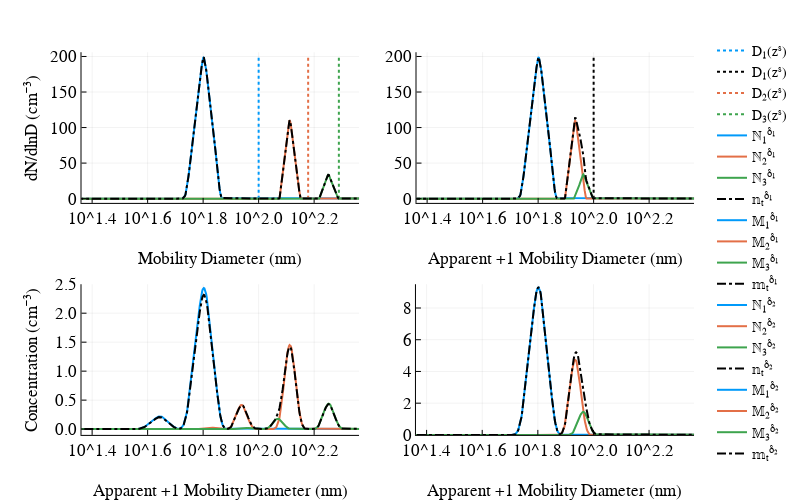

Notebook code cell kept with this figure:
### Markdown cell above
## Block 6. Visualize Results
This example is for 100 nm mobility selected particles and the ef selected above.

### Code cell
# Setup the special case
Dm = 100                 # Dry size 100 nm
zˢ = dtoz(Λ₁, Dm*1e-9);  # Compute corresponding electrical mobility
n = 3                    # Charges 1..3

figure("Nimbus Sans L", 2, 5.5, 3.5, 8)
p = Plots.get_color_palette(:auto, default(:bgcolor), 100) # Get a list of colors from the theme palette

# Panel 1: m\Mobility diameter
𝕩 = map(k -> Nkz(zˢ,k,Λ₁,δ₁), 1:3)
𝕪 = Nz(zˢ,Λ₁,δ₁)
p1 = plot([ztod(Λ₁,1,zˢ), ztod(Λ₁,1,zˢ)], [0,200], color = p[1], ls = :dot, label = "D₁(zˢ)", lw = 2)
p1 = plot!([ztod(Λ₁,2,zˢ), ztod(Λ₁,2,zˢ)], [0,200], color = p[2], ls = :dot, label = "D₂(zˢ)", lw = 2)
p1 = plot!([ztod(Λ₁,3,zˢ), ztod(Λ₁,3,zˢ)], [0,200], color = p[3], ls = :dot, label = "D₃(zˢ)", lw = 2)
p1 = plot!(𝕩[1].Dp, 𝕩[1].S, label = "ℕ₁<sup>δ₁</sup>", xaxis = :log10, xlim = (50,500), color = p[1])
p1 = plot!(𝕩[2].Dp, 𝕩[2].S, label = "ℕ₂<sup>δ₁</sup>", color = p[2])
p1 = plot!(𝕩[3].Dp, 𝕩[3].S, label = "ℕ₃<sup>δ₁</sup>", color = p[3])
p1 = plot!(𝕪.Dp, 𝕪.S, color = :black, label = "𝕟ₜ<sup>δ₁</sup>", ls = :dashdot, lw = 1.25, 
    ylabel = "dN/dlnD (cm⁻³)", left_margin = 20px, xlabel = "Mobility Diameter (nm)")

# Panel 2: Apparent +1 Mobility diameter
𝕩 = map(k -> Nkm(zˢ,k,Λ₁,δ₁), 1:3)
𝕪 = Nm(zˢ,Λ₁,δ₁)
p2 = plot([ztod(Λ₁,1,zˢ), ztod(Λ₁,1,zˢ)], [0,200], color = :black, ls = :dot, label = "D₁(zˢ)", lw = 2)
p2 = plot!(𝕩[1].Dp, 𝕩[1].S, xlim = (120, 220), label = "𝕄₁<sup>δ₁</sup>", color = p[1])
p2 = plot!(𝕩[2].Dp, 𝕩[2].S, label = "𝕄₂<sup>δ₁</sup>", color = p[2])
p2 = plot!(𝕩[3].Dp, 𝕩[3].S, label = "𝕄₃<sup>δ₁</sup>", color = p[3])
p2 = plot!(𝕪.Dp, 𝕪.S, color = :black, lw = 1.25, ls = :dashdot,
     label = "𝕞ₜ<sup>δ₁</sup>", xlabel = "Apparent +1 Mobility Diameter (nm)")

# Panel 3: Passage through DMA
𝕩 = map(k -> δ₂.𝐀*Nkz(zˢ,k,Λ₁,δ₁), 1:3)
𝕪 = δ₂.𝐀*Nz(zˢ,Λ₁,δ₁)
p3 = plot(𝕩[1].Dp, 𝕩[1].N, label = "ℕ₁<sup>δ₂</sup>")
p3 = plot!(𝕩[2].Dp, 𝕩[2].N, label = "ℕ₂<sup>δ₂</sup>")
p3 = plot!(𝕩[3].Dp, 𝕩[3].N, label = "ℕ₃<sup>δ₂</sup>")
p3 = plot!(𝕪.Dp, 𝕪.N, xaxis = :log10,  ylim = (-0.1,2.5), xlim = (50,500), color = :black, ls = :dashdot,
            left_margin = 34px, lw = 1.25, label = "𝕟ₜ<sup>δ₂</sup>",
            ylabel = "Concentration (cm⁻³)", xlabel = "Apparent +1 Mobility Diameter (nm)")

# Panel 4: Passage through DMA
𝕩 = map(k -> δ₂.𝐎*Nkm(zˢ,k,Λ₁,δ₁), 1:3)
𝕪 = δ₂.𝐎*Nm(zˢ,Λ₁,δ₁)
p4 = plot(𝕩[1].Dp, 𝕩[1].N, label = "𝕄₁<sup>δ₂</sup>")
p4 = plot!(𝕩[2].Dp, 𝕩[2].N, label = "𝕄₂<sup>δ₂</sup>")
p4 = plot!(𝕩[3].Dp, 𝕩[3].N, label = "𝕄₃<sup>δ₂</sup>")
p4 = plot!(𝕪.Dp, 𝕪.N, xlim = (120,220), xlabel = "Apparent +1 Mobility Diameter (nm)", lw = 1.25, 
    ls = :dashdot, color = :black, left_margin = 30px, ylim = (0,9.5), label = "𝕞ₜ<sup>δ₂</sup>")

plot(p1,p2,p3,p4, layout = grid(2,2), legend=:right, xlim = (23,230),
     xaxis = :log10, top_margin = 35px, right_margin = 20px, lw = 2,
     bottom_margin = 20px, fmt = :svg)

### Figure 1 — Plotly figure (JSON) as saved in the notebook; plotly's stock layout.template omitted (floating-point values rounded to 4 significant figures; data arrays with more than 128 entries replaced by an {"elided": "..."} marker saying what was removed)
{"data": [{"colorbar": {"title": ""}, "hoverinfo": "text", "legendgroup": "D₁(zˢ)", "line": {"color": "rgba(0, 154, 250, 1.000)", "dash": "dot", "shape": "linear", "width": 2}, "mode": "lines", "name": "D₁(zˢ)", "showlegend": true, "text": [null, null], "type": "scatter", "x": [100, 100], "xaxis": "x1", "y": [0, 200], "yaxis": "y1", "zmax": 0.1, "zmin": -0.1}, {"colorbar": {"title": ""}, "hoverinfo": "text", "legendgroup": "D₂(zˢ)", "line": {"color": "rgba(227, 111, 71, 1.000)", "dash": "dot", "shape": "linear", "width": 2}, "mode": "lines", "name": "D₂(zˢ)", "showlegend": true, "text": [null, null], "type": "scatter", "x": [150.8, 150.8], "xaxis": "x1", "y": [0, 200], "yaxis": "y1", "zmax": 0.1, "zmin": -0.1}, {"colorbar": {"title": ""}, "hoverinfo": "text", "legendgroup": "D₃(zˢ)", "line": {"color": "rgba(62, 164, 78, 1.000)", "dash": "dot", "shape": "linear", "width": 2}, "mode": "lines", "name": "D₃(zˢ)", "showlegend": true, "text": [null, null], "type": "scatter", "x": [194.6, 194.6], "xaxis": "x1", "y": [0, 200], "yaxis": "y1", "zmax": 0.1, "zmin": -0.1}, {"colorbar": {"title": ""}, "hoverinfo": "text", "legendgroup": "ℕ₁<sup>δ₁</sup>", "line": {"color": "rgba(0, 154, 250, 1.000)", "dash": "solid", "shape": "linear", "width": 2}, "mode": "lines", "name": "ℕ₁<sup>δ₁</sup>", "showlegend": true, "text": {"elided": "512 null values"}, "type": "scatter", "x": {"elided": "512 float values"}, "xaxis": "x1", "y": {"elided": "512 float values"}, "yaxis": "y1", "zmax": 0.1, "zmin": -0.1}, {"colorbar": {"title": ""}, "hoverinfo": "text", "legendgroup": "ℕ₂<sup>δ₁</sup>", "line": {"color": "rgba(227, 111, 71, 1.000)", "dash": "solid", "shape": "linear", "width": 2}, "mode": "lines", "name": "ℕ₂<sup>δ₁</sup>", "showlegend": true, "text": {"elided": "512 null values"}, "type": "scatter", "x": {"elided": "512 float values"}, "xaxis": "x1", "y": {"elided": "512 float values"}, "yaxis": "y1", "zmax": 0.1, "zmin": -0.1}, {"colorbar": {"title": ""}, "hoverinfo": "text", "legendgroup": "ℕ₃<sup>δ₁</sup>", "line": {"color": "rgba(62, 164, 78, 1.000)", "dash": "solid", "shape": "linear", "width": 2}, "mode": "lines", "name": "ℕ₃<sup>δ₁</sup>", "showlegend": true, "text": {"elided": "512 null values"}, "type": "scatter", "x": {"elided": "512 float values"}, "xaxis": "x1", "y": {"elided": "512 float values"}, "yaxis": "y1", "zmax": 0.1, "zmin": -0.1}, {"colorbar": {"title": ""}, "hoverinfo": "text", "legendgroup": "𝕟ₜ<sup>δ₁</sup>", "line": {"color": "rgba(0, 0, 0, 1.000)", "dash": "dashdot", "shape": "linear", "width": 2}, "mode": "lines", "name": "𝕟ₜ<sup>δ₁</sup>", "showlegend": true, "text": {"elided": "512 null values"}, "type": "scatter", "x": {"elided": "512 float values"}, "xaxis": "x1", "y": {"elided": "512 float values"}, "yaxis": "y1", "zmax": 0.1, "zmin": -0.1}, {"colorbar": {"title": ""}, "hoverinfo": "text", "legendgroup": "D₁(zˢ)", "line": {"color": "rgba(0, 0, 0, 1.000)", "dash": "dot", "shape": "linear", "width": 2}, "mode": "lines", "name": "D₁(zˢ)", "showlegend": true, "text": [null, null], "type": "scatter", "x": [100, 100], "xaxis": "x2", "y": [0, 200], "yaxis": "y2", "zmax": 0.1, "zmin": -0.1}, {"colorbar": {"title": ""}, "hoverinfo": "text", "legendgroup": "𝕄₁<sup>δ₁</sup>", "line": {"color": "rgba(0, 154, 250, 1.000)", "dash": "solid", "shape": "linear", "width": 2}, "mode": "lines", "name": "𝕄₁<sup>δ₁</sup>", "showlegend": true, "text": {"elided": "512 null values"}, "type": "scatter", "x": {"elided": "512 float values"}, "xaxis": "x2", "y": {"elided": "512 float values"}, "yaxis": "y2", "zmax": 0.1, "zmin": -0.1}, {"colorbar": {"title": ""}, "hoverinfo": "text", "legendgroup": "𝕄₂<sup>δ₁</sup>", "line": {"color": "rgba(227, 111, 71, 1.000)", "dash": "solid", "shape": "linear", "width": 2}, "mode": "lines", "name": "𝕄₂<sup>δ₁</sup>", "showlegend": true, "text": {"elided": "512 null values"}, "type": "scatter", "x": {"elided": "512 float values"}, "xaxis": "x2", "y": {"elided": "512 float values"}, "yaxis": "y2", "zmax": 0.1, "zmin": -0.1}, {"colorbar": {"title": ""}, "hoverinfo": "text", "legendgroup": "𝕄₃<sup>δ₁</sup>", "line": {"color": "rgba(62, 164, 78, 1.000)", "dash": "solid", "shape": "linear", "width": 2}, "mode": "lines", "name": "𝕄₃<sup>δ₁</sup>", "showlegend": true, "text": {"elided": "512 null values"}, "type": "scatter", "x": {"elided": "512 float values"}, "xaxis": "x2", "y": {"elided": "512 float values"}, "yaxis": "y2", "zmax": 0.1, "zmin": -0.1}, {"colorbar": {"title": ""}, "hoverinfo": "text", "legendgroup": "𝕞ₜ<sup>δ₁</sup>", "line": {"color": "rgba(0, 0, 0, 1.000)", "dash": "dashdot", "shape": "linear", "width": 2}, "mode": "lines", "name": "𝕞ₜ<sup>δ₁</sup>", "showlegend": true, "text": {"elided": "512 null values"}, "type": "scatter", "x": {"elided": "512 float values"}, "xaxis": "x2", "y": {"elided": "512 float values"}, "yaxis": "y2", "zmax": 0.1, "zmin": -0.1}, {"colorbar": {"title": ""}, "hoverinfo": "text", "legendgroup": "ℕ₁<sup>δ₂</sup>", "line": {"color": "rgba(0, 154, 250, 1.000)", "dash": "solid", "shape": "linear", "width": 2}, "mode": "lines", "name": "ℕ₁<sup>δ₂</sup>", "showlegend": true, "text": {"elided": "512 null values"}, "type": "scatter", "x": {"elided": "512 float values"}, "xaxis": "x3", "y": {"elided": "512 float values"}, "yaxis": "y3", "zmax": 0.1, "zmin": -0.1}, {"colorbar": {"title": ""}, "hoverinfo": "text", "legendgroup": "ℕ₂<sup>δ₂</sup>", "line": {"color": "rgba(227, 111, 71, 1.000)", "dash": "solid", "shape": "linear", "width": 2}, "mode": "lines", "name": "ℕ₂<sup>δ₂</sup>", "showlegend": true, "text": {"elided": "512 null values"}, "type": "scatter", "x": {"elided": "512 float values"}, "xaxis": "x3", "y": {"elided": "512 float values"}, "yaxis": "y3", "zmax": 0.1, "zmin": -0.1}, {"colorbar": {"title": ""}, "hoverinfo": "text", "legendgroup": "ℕ₃<sup>δ₂</sup>", "line": {"color": "rgba(62, 164, 78, 1.000)", "dash": "solid", "shape": "linear", "width": 2}, "mode": "lines", "name": "ℕ₃<sup>δ₂</sup>", "showlegend": true, "text": {"elided": "512 null values"}, "type": "scatter", "x": {"elided": "512 float values"}, "xaxis": "x3", "y": {"elided": "512 float values"}, "yaxis": "y3", "zmax": 0.1, "zmin": -0.1}, {"colorbar": {"title": ""}, "hoverinfo": "text", "legendgroup": "𝕟ₜ<sup>δ₂</sup>", "line": {"color": "rgba(0, 0, 0, 1.000)", "dash": "dashdot", "shape": "linear", "width": 2}, "mode": "lines", "name": "𝕟ₜ<sup>δ₂</sup>", "showlegend": true, "text": {"elided": "512 null values"}, "type": "scatter", "x": {"elided": "512 float values"}, "xaxis": "x3", "y": {"elided": "512 float values"}, "yaxis": "y3", "zmax": 0.1, "zmin": -0.1}, {"colorbar": {"title": ""}, "hoverinfo": "text", "legendgroup": "𝕄₁<sup>δ₂</sup>", "line": {"color": "rgba(0, 154, 250, 1.000)", "dash": "solid", "shape": "linear", "width": 2}, "mode": "lines", "name": "𝕄₁<sup>δ₂</sup>", "showlegend": true, "text": {"elided": "512 null values"}, "type": "scatter", "x": {"elided": "512 float values"}, "xaxis": "x4", "y": {"elided": "512 float values"}, "yaxis": "y4", "zmax": 0.1, "zmin": -0.1}, {"colorbar": {"title": ""}, "hoverinfo": "text", "legendgroup": "𝕄₂<sup>δ₂</sup>", "line": {"color": "rgba(227, 111, 71, 1.000)", "dash": "solid", "shape": "linear", "width": 2}, "mode": "lines", "name": "𝕄₂<sup>δ₂</sup>", "showlegend": true, "text": {"elided": "512 null values"}, "type": "scatter", "x": {"elided": "512 float values"}, "xaxis": "x4", "y": {"elided": "512 float values"}, "yaxis": "y4", "zmax": 0.1, "zmin": -0.1}, {"colorbar": {"title": ""}, "hoverinfo": "text", "legendgroup": "𝕄₃<sup>δ₂</sup>", "line": {"color": "rgba(62, 164, 78, 1.000)", "dash": "solid", "shape": "linear", "width": 2}, "mode": "lines", "name": "𝕄₃<sup>δ₂</sup>", "showlegend": true, "text": {"elided": "512 null values"}, "type": "scatter", "x": {"elided": "512 float values"}, "xaxis": "x4", "y": {"elided": "512 float values"}, "yaxis": "y4", "zmax": 0.1, "zmin": -0.1}, {"colorbar": {"title": ""}, "hoverinfo": "text", "legendgroup": "𝕞ₜ<sup>δ₂</sup>", "line": {"color": "rgba(0, 0, 0, 1.000)", "dash": "dashdot", "shape": "linear", "width": 2}, "mode": "lines", "name": "𝕞ₜ<sup>δ₂</sup>", "showlegend": true, "text": {"elided": "512 null values"}, "type": "scatter", "x": {"elided": "512 float values"}, "xaxis": "x4", "y": {"elided": "512 float values"}, "yaxis": "y4", "zmax": 0.1, "zmin": -0.1}], "layout": {"annotations": [], "height": 504, "legend": {"bgcolor": "rgba(255, 255, 255, 1.000)", "bordercolor": "rgba(0, 0, 0, 1.000)", "font": {"color": "rgba(0, 0, 0, 1.000)", "family": "Nimbus Sans L", "size": 14}, "tracegroupgap": 0, "x": 1, "y": 0.5}, "margin": {"b": 20, "l": 0, "r": 0, "t": 20}, "paper_bgcolor": "rgba(255, 255, 255, 1.000)", "plot_bgcolor": "rgba(255, 255, 255, 1.000)", "showlegend": true, "width": 792, "xaxis1": {"anchor": "y1", "domain": [0.1145, 0.5042], "gridcolor": "rgba(0, 0, 0, 0.100)", "gridwidth": 0.5, "linecolor": "rgba(0, 0, 0, 1.000)", "mirror": false, "range": [1.362, 2.362], "showgrid": true, "showline": true, "showticklabels": true, "tickangle": 0, "tickcolor": "rgb(0, 0, 0)", "tickfont": {"color": "rgba(0, 0, 0, 1.000)", "family": "Nimbus Sans L", "size": 17}, "tickmode": "array", "ticks": "inside", "ticktext": ["10^1.4", "10^1.6", "10^1.8", "10^2.0", "10^2.2"], "tickvals": [25.12, 39.81, 63.1, 100, 158.5], "title": "Mobility Diameter (nm)", "titlefont": {"color": "rgba(0, 0, 0, 1.000)", "family": "Nimbus Sans L", "size": 17}, "type": "log", "visible": true, "zeroline": false, "zerolinecolor": "rgba(0, 0, 0, 1.000)"}, "xaxis2": {"anchor": "y2", "domain": [0.585, 0.9747], "gridcolor": "rgba(0, 0, 0, 0.100)", "gridwidth": 0.5, "linecolor": "rgba(0, 0, 0, 1.000)", "mirror": false, "range": [1.362, 2.362], "showgrid": true, "showline": true, "showticklabels": true, "tickangle": 0, "tickcolor": "rgb(0, 0, 0)", "tickfont": {"color": "rgba(0, 0, 0, 1.000)", "family": "Nimbus Sans L", "size": 17}, "tickmode": "array", "ticks": "inside", "ticktext": ["10^1.4", "10^1.6", "10^1.8", "10^2.0", "10^2.2"], "tickvals": [25.12, 39.81, 63.1, 100, 158.5], "title": "Apparent +1 Mobility Diameter (nm)", "titlefont": {"color": "rgba(0, 0, 0, 1.000)", "family": "Nimbus Sans L", "size": 17}, "type": "log", "visible": true, "zeroline": false, "zerolinecolor": "rgba(0, 0, 0, 1.000)"}, "xaxis3": {"anchor": "y3", "domain": [0.1145, 0.5042], "gridcolor": "rgba(0, 0, 0, 0.100)", "gridwidth": 0.5, "linecolor": "rgba(0, 0, 0, 1.000)", "mirror": false, "range": [1.362, 2.362], "showgrid": true, "showline": true, "showticklabels": true, "tickangle": 0, "tickcolor": "rgb(0, 0, 0)", "tickfont": {"color": "rgba(0, 0, 0, 1.000)", "family": "Nimbus Sans L", "size": 17}, "tickmode": "array", "ticks": "inside", "ticktext": ["10^1.4", "10^1.6", "10^1.8", "10^2.0", "10^2.2"], "tickvals": [25.12, 39.81, 63.1, 100, 158.5], "title": "Apparent +1 Mobility Diameter (nm)", "titlefont": {"color": "rgba(0, 0, 0, 1.000)", "family": "Nimbus Sans L", "size": 17}, "type": "log", "visible": true, "zeroline": false, "zerolinecolor": "rgba(0, 0, 0, 1.000)"}, "xaxis4": {"anchor": "y4", "domain": [0.5842, 0.9747], "gridcolor": "rgba(0, 0, 0, 0.100)", "gridwidth": 0.5, "linecolor": "rgba(0, 0, 0, 1.000)", "mirror": false, "range": [1.362, 2.362], "showgrid": true, "showline": true, "showticklabels": true, "tickangle": 0, "tickcolor": "rgb(0, 0, 0)", "tickfont": {"color": "rgba(0, 0, 0, 1.000)", "family": "Nimbus Sans L", "size": 17}, "tickmode": "array", "ticks": "inside", "ticktext": ["10^1.4", "10^1.6", "10^1.8", "10^2.0", "10^2.2"], "tickvals": [25.12, 39.81, 63.1, 100, 158.5], "title": "Apparent +1 Mobility Diameter (nm)", "titlefont": {"color": "rgba(0, 0, 0, 1.000)", "family": "Nimbus Sans L", "size": 17}, "type": "log", "visible": true, "zeroline": false, "zerolinecolor": "rgba(0, 0, 0, 1.000)"}, "yaxis1": {"anchor": "x1", "domain": [0.6058, 0.9306], "gridcolor": "rgba(0, 0, 0, 0.100)", "gridwidth": 0.5, "linecolor": "rgba(0, 0, 0, 1.000)", "mirror": false, "range": [-6, 206], "showgrid": true, "showline": true, "showticklabels": true, "tickangle": 0, "tickcolor": "rgb(0, 0, 0)", "tickfont": {"color": "rgba(0, 0, 0, 1.000)", "family": "Nimbus Sans L", "size": 17}, "tickmode": "array", "ticks": "inside", "ticktext": ["0", "50", "100", "150", "200"], "tickvals": [0, 50, 100, 150, 200], "title": "dN/dlnD (cm⁻³)", "titlefont": {"color": "rgba(0, 0, 0, 1.000)", "family": "Nimbus Sans L", "size": 17}, "type": "-", "visible": true, "zeroline": false, "zerolinecolor": "rgba(0, 0, 0, 1.000)"}, "yaxis2": {"anchor": "x2", "domain": [0.6058, 0.9306], "gridcolor": "rgba(0, 0, 0, 0.100)", "gridwidth": 0.5, "linecolor": "rgba(0, 0, 0, 1.000)", "mirror": false, "range": [-6, 206], "showgrid": true, "showline": true, "showticklabels": true, "tickangle": 0, "tickcolor": "rgb(0, 0, 0)", "tickfont": {"color": "rgba(0, 0, 0, 1.000)", "family": "Nimbus Sans L", "size": 17}, "tickmode": "array", "ticks": "inside", "ticktext": ["0", "50", "100", "150", "200"], "tickvals": [0, 50, 100, 150, 200], "title": "", "titlefont": {"color": "rgba(0, 0, 0, 1.000)", "family": "Nimbus Sans L", "size": 17}, "type": "-", "visible": true, "zeroline": false, "zerolinecolor": "rgba(0, 0, 0, 1.000)"}, "yaxis3": {"anchor": "x3", "domain": [0.1058, 0.4306], "gridcolor": "rgba(0, 0, 0, 0.100)", "gridwidth": 0.5, "linecolor": "rgba(0, 0, 0, 1.000)", "mirror": false, "range": [-0.1, 2.5], "showgrid": true, "showline": true, "showticklabels": true, "tickangle": 0, "tickcolor": "rgb(0, 0, 0)", "tickfont": {"color": "rgba(0, 0, 0, 1.000)", "family": "Nimbus Sans L", "size": 17}, "tickmode": "array", "ticks": "inside", "ticktext": ["0.0", "0.5", "1.0", "1.5", "2.0", "2.5"], "tickvals": [0, 0.5, 1, 1.5, 2, 2.5], "title": "Concentration (cm⁻³)", "titlefont": {"color": "rgba(0, 0, 0, 1.000)", "family": "Nimbus Sans L", "size": 17}, "type": "-", "visible": true, "zeroline": false, "zerolinecolor": "rgba(0, 0, 0, 1.000)"}, "yaxis4": {"anchor": "x4", "domain": [0.1058, 0.4306], "gridcolor": "rgba(0, 0, 0, 0.100)", "gridwidth": 0.5, "linecolor": "rgba(0, 0, 0, 1.000)", "mirror": false, "range": [0, 9.5], "showgrid": true, "showline": true, "showticklabels": true, "tickangle": 0, "tickcolor": "rgb(0, 0, 0)", "tickfont": {"color": "rgba(0, 0, 0, 1.000)", "family": "Nimbus Sans L", "size": 17}, "tickmode": "array", "ticks": "inside", "ticktext": ["0", "2", "4", "6", "8"], "tickvals": [0, 2, 4, 6, 8], "title": "", "titlefont": {"color": "rgba(0, 0, 0, 1.000)", "family": "Nimbus Sans L", "size": 17}, "type": "-", "visible": true, "zeroline": false, "zerolinecolor": "rgba(0, 0, 0, 1.000)"}}}
